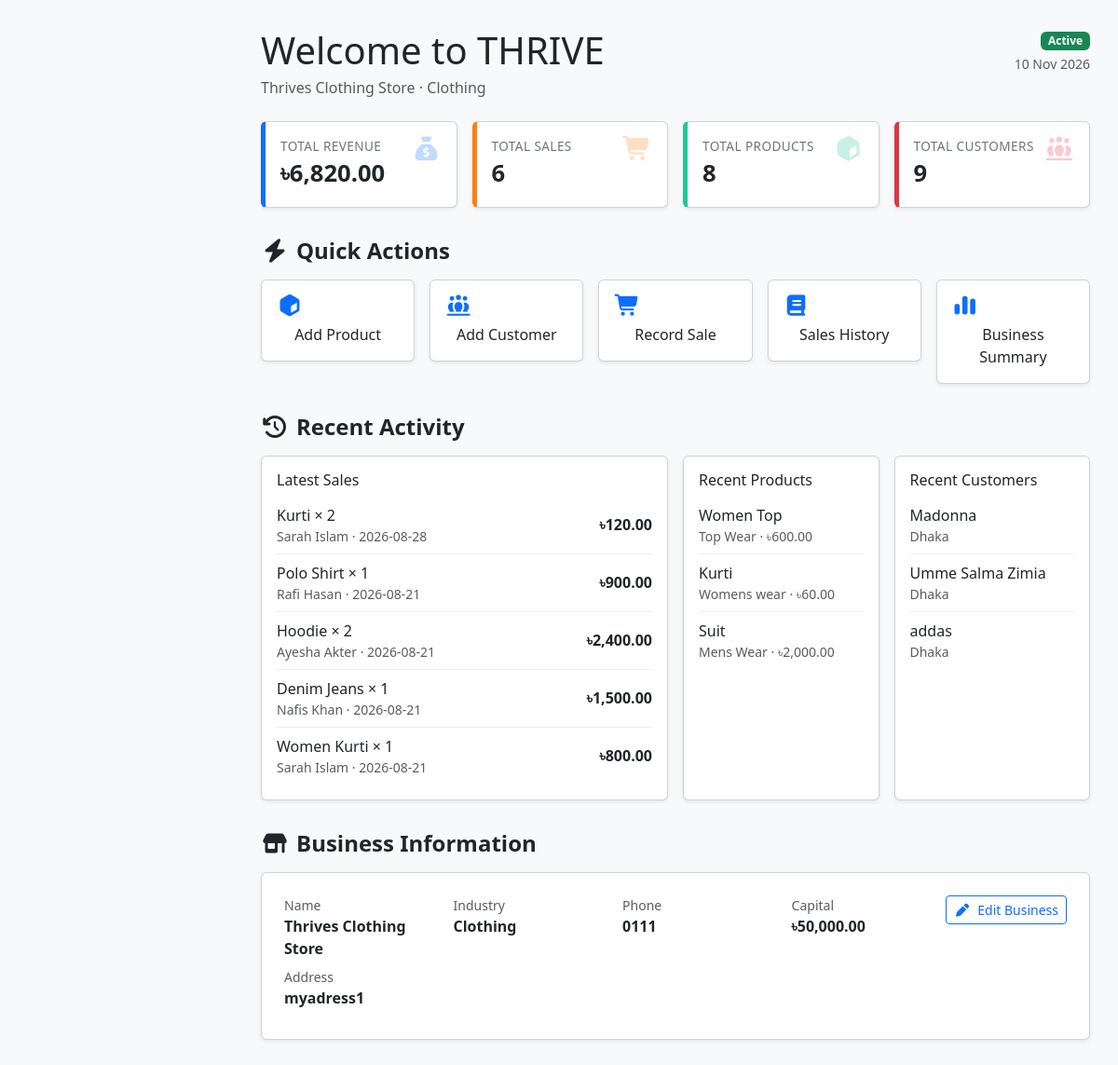
The page /home.php (signed in) on the database its author committed.
### tables this page shows
CREATE TABLE `business` (
  `id` int(11) NOT NULL,
  `user_id` int(11) DEFAULT NULL,
  `business_name` varchar(100) DEFAULT NULL,
  `industry` varchar(100) DEFAULT NULL,
  `capital` decimal(12,2) DEFAULT NULL,
  `phone` varchar(30) DEFAULT NULL,
  `address` text DEFAULT NULL
);

CREATE TABLE `sale` (
  `id` int(11) NOT NULL,
  `business_id` int(11) DEFAULT NULL,
  `customer_id` int(11) DEFAULT NULL,
  `product_id` int(11) DEFAULT NULL,
  `quantity` int(11) DEFAULT NULL,
  `total_amount` decimal(10,2) DEFAULT NULL,
  `sale_date` date DEFAULT NULL
);

CREATE TABLE `product` (
  `id` int(11) NOT NULL,
  `business_id` int(11) DEFAULT NULL,
  `product_name` varchar(100) DEFAULT NULL,
  `category` varchar(100) DEFAULT NULL,
  `cost_price` decimal(10,2) DEFAULT NULL,
  `selling_price` decimal(10,2) DEFAULT NULL,
  `stock_quantity` int(11) DEFAULT NULL
);

CREATE TABLE `customer` (
  `id` int(11) NOT NULL,
  `business_id` int(11) DEFAULT NULL,
  `customer_name` varchar(100) DEFAULT NULL,
  `gender` varchar(20) DEFAULT NULL,
  `age` int(11) DEFAULT NULL,
  `phone` varchar(20) DEFAULT NULL,
  `division` varchar(100) DEFAULT NULL
);

### home.php (the view, shortened to what this page needs)
<?php
$connect = mysqli_connect(
    'localhost',
    'root',
    '',
    'thrive'
);
$user_id = $_SESSION['user_id'];
$business_stmt = mysqli_prepare($connect, "SELECT * FROM business WHERE user_id = ?");
mysqli_stmt_bind_param($business_stmt, "i", $user_id);
mysqli_stmt_execute($business_stmt);
$business = mysqli_fetch_assoc(mysqli_stmt_get_result($business_stmt));
$business_id = $business['id'];
$business_name = $business['business_name'];
$industry = $business['industry'];
$capital = $business['capital'];
$phone = $business['phone'];
$address = $business['address'];
$totalCustomers_stmt = mysqli_prepare($connect, "SELECT COUNT(*) AS total FROM customer WHERE business_id = ?");
mysqli_stmt_bind_param($totalCustomers_stmt, "i", $business_id);
mysqli_stmt_execute($totalCustomers_stmt);
$totalCustomers = (int) mysqli_fetch_assoc(mysqli_stmt_get_result($totalCustomers_stmt))['total'];
$totalProducts_stmt = mysqli_prepare($connect, "SELECT COUNT(*) AS total FROM product WHERE business_id = ?");
mysqli_stmt_bind_param($totalProducts_stmt, "i", $business_id);
mysqli_stmt_execute($totalProducts_stmt);
$totalProducts = (int) mysqli_fetch_assoc(mysqli_stmt_get_result($totalProducts_stmt))['total'];
$totalSales_stmt = mysqli_prepare($connect, "SELECT COUNT(*) AS total FROM sale WHERE business_id = ?");
mysqli_stmt_bind_param($totalSales_stmt, "i", $business_id);
mysqli_stmt_execute($totalSales_stmt);
$totalSales = (int) mysqli_fetch_assoc(mysqli_stmt_get_result($totalSales_stmt))['total'];
$revenue_stmt = mysqli_prepare($connect, "SELECT COALESCE(SUM(total_amount), 0) AS revenue FROM sale WHERE business_id = ?");
mysqli_stmt_bind_param($revenue_stmt, "i", $business_id);
mysqli_stmt_execute($revenue_stmt);
$revenue = (float) mysqli_fetch_assoc(mysqli_stmt_get_result($revenue_stmt))['revenue'];
$recent_sales_stmt = mysqli_prepare(
    $connect,
    "SELECT sale.sale_date, sale.total_amount, sale.quantity,
            customer.customer_name, product.product_name
     FROM sale
     JOIN customer ON sale.customer_id = customer.id AND customer.business_id = sale.business_id
     JOIN product ON sale.product_id = product.id AND product.business_id = sale.business_id
     WHERE sale.business_id = ?
     ORDER BY sale.id DESC
     LIMIT 5"
);
mysqli_stmt_bind_param($recent_sales_stmt, "i", $business_id);
mysqli_stmt_execute($recent_sales_stmt);
$recent_sales_result = mysqli_stmt_get_result($recent_sales_stmt);
$recentSales = [];
while ($row = mysqli_fetch_assoc($recent_sales_result)) {
    $recentSales[] = $row;
}
$recent_products_stmt = mysqli_prepare(
    $connect,
    "SELECT product_name, category, selling_price
     FROM product
     WHERE business_id = ?
     ORDER BY id DESC
     LIMIT 3"
);
mysqli_stmt_bind_param($recent_products_stmt, "i", $business_id);
mysqli_stmt_execute($recent_products_stmt);
$recent_products_result = mysqli_stmt_get_result($recent_products_stmt);
$recentProducts = [];
while ($row = mysqli_fetch_assoc($recent_products_result)) {
    $recentProducts[] = $row;
}
$recent_customers_stmt = mysqli_prepare(
    $connect,
    "SELECT customer_name, division
     FROM customer
     WHERE business_id = ?
     ORDER BY id DESC
     LIMIT 3"
);
mysqli_stmt_bind_param($recent_customers_stmt, "i", $business_id);
mysqli_stmt_execute($recent_customers_stmt);
$recent_customers_result = mysqli_stmt_get_result($recent_customers_stmt);
$recentCustomers = [];
while ($row = mysqli_fetch_assoc($recent_customers_result)) {
    $recentCustomers[] = $row;
}
?>
<!doctype html>
<html lang="en">
<head>
    <link rel="stylesheet" href="css/home.css">
    <link rel="stylesheet" href="https://cdnjs.cloudflare.com/ajax/libs/font-awesome/7.0.1/css/all.min.css" />
    <link rel="stylesheet"
        href="https://cdn.jsdelivr.net/npm/bootstrap@5.3.8/dist/css/bootstrap.min.css">
</head>
<body class="bg-light">
    <div class="main-content">
        <div class="d-flex justify-content-between align-items-start flex-wrap gap-2">
            <div>
                <h1 class="mb-1">Welcome to THRIVE</h1>
                <p class="text-muted mb-0">
                    <?php echo htmlspecialchars($business_name); ?>
                    &middot;
                    <?php echo htmlspecialchars($industry); ?>
                </p>
            </div>
            <div class="text-end">
                <span class="badge <?php echo $totalSales > 0 ? 'bg-success' : 'bg-secondary'; ?> mb-1">
                    <?php echo $totalSales > 0 ? 'Active' : 'Getting Started'; ?>
                </span>
                <p class="text-muted small mb-0"><?php echo date("d M Y"); ?></p>
            </div>
        </div>
        <div class="row g-3 mt-2">
            <div class="col-6 col-md-3">
                <div class="card kpi-card shadow-sm p-3 h-100">
                    <div class="d-flex justify-content-between align-items-start">
                        <div>
                            <div class="kpi-label">Total Revenue</div>
                            <div class="kpi-value">৳<?php echo number_format($revenue, 2); ?></div>
                        </div>
                        <i class="fa-solid fa-sack-dollar kpi-icon text-primary"></i>
                    </div>
                </div>
            </div>
            <div class="col-6 col-md-3">
                <div class="card kpi-card shadow-sm p-3 h-100" style="border-left-color:#fd7e14;">
                    <div class="d-flex justify-content-between align-items-start">
                        <div>
                            <div class="kpi-label">Total Sales</div>
                            <div class="kpi-value"><?php echo $totalSales; ?></div>
                        </div>
                        <i class="fa-solid fa-cart-shopping kpi-icon" style="color:#fd7e14;"></i>
                    </div>
                </div>
            </div>
            <div class="col-6 col-md-3">
                <div class="card kpi-card shadow-sm p-3 h-100" style="border-left-color:#20c997;">
                    <div class="d-flex justify-content-between align-items-start">
                        <div>
                            <div class="kpi-label">Total Products</div>
                            <div class="kpi-value"><?php echo $totalProducts; ?></div>
                        </div>
                        <i class="fa-solid fa-cube kpi-icon" style="color:#20c997;"></i>
                    </div>
                </div>
            </div>
            <div class="col-6 col-md-3">
                <div class="card kpi-card shadow-sm p-3 h-100" style="border-left-color:#dc3545;">
                    <div class="d-flex justify-content-between align-items-start">
                        <div>
                            <div class="kpi-label">Total Customers</div>
                            <div class="kpi-value"><?php echo $totalCustomers; ?></div>
                        </div>
                        <i class="fa-solid fa-people-line kpi-icon" style="color:#dc3545;"></i>
                    </div>
                </div>
            </div>
        </div>
        <h4 class="section-title"><i class="fa-solid fa-bolt me-2"></i>Quick Actions</h4>
        <div class="row g-3">
            <div class="col-6 col-md-4 col-lg">
                <a href="product_add.php" class="quick-action">
                    <div class="card shadow-sm p-3 text-center h-100">
                        <i class="fa-solid fa-cube text-primary mb-2"></i>
                        <div>Add Product</div>
                    </div>
                </a>
            </div>
            <div class="col-6 col-md-4 col-lg">
                <a href="customer_add.php" class="quick-action">
                    <div class="card shadow-sm p-3 text-center h-100">
                        <i class="fa-solid fa-people-line text-primary mb-2"></i>
                        <div>Add Customer</div>
                    </div>
                </a>
            </div>
            <div class="col-6 col-md-4 col-lg">
                <a href="sale_add.php" class="quick-action">
                    <div class="card shadow-sm p-3 text-center h-100">
                        <i class="fa-solid fa-cart-shopping text-primary mb-2"></i>
                        <div>Record Sale</div>
                    </div>
                </a>
            </div>
            <div class="col-6 col-md-4 col-lg">
                <a href="sales_history.php" class="quick-action">
                    <div class="card shadow-sm p-3 text-center h-100">
                        <i class="fa-solid fa-book text-primary mb-2"></i>
                        <div>Sales History</div>
                    </div>
                </a>
            </div>
            <div class="col-6 col-md-4 col-lg">
                <a href="summary.php" class="quick-action">
                    <div class="card shadow-sm p-3 text-center h-100">
                        <i class="fa-solid fa-chart-simple text-primary mb-2"></i>
                        <div>Business Summary</div>
                    </div>
                </a>
            </div>
        </div>
        <h4 class="section-title"><i class="fa-solid fa-clock-rotate-left me-2"></i>Recent Activity</h4>
        <div class="row g-3">
            <div class="col-lg-6">
                <div class="card shadow-sm p-3 h-100">
                    <h6 class="mb-2">Latest Sales</h6>
                    <?php if (!empty($recentSales)) { ?>
                        <?php foreach ($recentSales as $s) { ?>
                            <div class="activity-item py-2 d-flex justify-content-between align-items-center">
                                <div>
                                    <div><?php echo htmlspecialchars($s['product_name']); ?> &times; <?php echo (int) $s['quantity']; ?></div>
                                    <div class="text-muted small">
                                        <?php echo htmlspecialchars($s['customer_name']); ?>
                                        &middot;
                                        <?php echo $s['sale_date']; ?>
                                    </div>
                                </div>
                                <div class="fw-bold">৳<?php echo number_format($s['total_amount'], 2); ?></div>
                            </div>
                        <?php } ?>
                    <?php } else { ?>
                        <div class="empty-state">No sales recorded yet.</div>
                    <?php } ?>
                </div>
            </div>
            <div class="col-lg-3">
                <div class="card shadow-sm p-3 h-100">
                    <h6 class="mb-2">Recent Products</h6>
                    <?php if (!empty($recentProducts)) { ?>
                        <?php foreach ($recentProducts as $p) { ?>
                            <div class="activity-item py-2">
                                <div><?php echo htmlspecialchars($p['product_name']); ?></div>
                                <div class="text-muted small">
                                    <?php echo htmlspecialchars($p['category']); ?>
                                    &middot;
                                    ৳<?php echo number_format($p['selling_price'], 2); ?>
                                </div>
                            </div>
                        <?php } ?>
                    <?php } else { ?>
                        <div class="empty-state">No products yet.</div>
                    <?php } ?>
                </div>
            </div>
            <div class="col-lg-3">
                <div class="card shadow-sm p-3 h-100">
                    <h6 class="mb-2">Recent Customers</h6>
                    <?php if (!empty($recentCustomers)) { ?>
                        <?php foreach ($recentCustomers as $c) { ?>
                            <div class="activity-item py-2">
                                <div><?php echo htmlspecialchars($c['customer_name']); ?></div>
                                <div class="text-muted small"><?php echo htmlspecialchars($c['division']); ?></div>
                            </div>
                        <?php } ?>
                    <?php } else { ?>
                        <div class="empty-state">No customers yet.</div>
                    <?php } ?>
                </div>
            </div>
        </div>
        <h4 class="section-title"><i class="fa-solid fa-shop me-2"></i>Business Information</h4>
        <div class="card shadow-sm p-4 mb-4">
            <div class="d-flex justify-content-between align-items-start flex-wrap gap-2">
                <div class="row flex-grow-1">
                    <div class="col-sm-6 col-lg-3 mb-2">
                        <div class="text-muted small">Name</div>
                        <div class="fw-semibold"><?php echo htmlspecialchars($business_name); ?></div>
                    </div>
                    <div class="col-sm-6 col-lg-3 mb-2">
                        <div class="text-muted small">Industry</div>
                        <div class="fw-semibold"><?php echo htmlspecialchars($industry); ?></div>
                    </div>
                    <div class="col-sm-6 col-lg-3 mb-2">
                        <div class="text-muted small">Phone</div>
                        <div class="fw-semibold"><?php echo htmlspecialchars($phone); ?></div>
                    </div>
                    <div class="col-sm-6 col-lg-3 mb-2">
                        <div class="text-muted small">Capital</div>
                        <div class="fw-semibold">৳<?php echo number_format($capital, 2); ?></div>
                    </div>
                    <div class="col-12 mb-2">
                        <div class="text-muted small">Address</div>
                        <div class="fw-semibold"><?php echo htmlspecialchars($address); ?></div>
                    </div>
                </div>
                <a href="business_edit.php" class="btn btn-outline-primary btn-sm">
                    <i class="fa-solid fa-pen me-1"></i> Edit Business
                </a>
            </div>
        </div>
    </div>
</body>
</html>

### css/home.css (style rules this page uses)
body { margin:0; background:#f5f7fa; }
.main-content { margin-left:250px; padding:30px; }
.card { border:none; border-radius:15px; }

### home.php (style rules this page uses)
.kpi-card { border-left: 5px solid #0d6efd; }
.kpi-card .kpi-value { font-size: 1.6rem; font-weight: 700; }
.kpi-card .kpi-label { color: #6c757d; font-size: 0.85rem; text-transform: uppercase; letter-spacing: .03em; }
.kpi-card .kpi-icon { font-size: 1.6rem; opacity: .25; }
.quick-action { text-decoration: none; color: inherit; display: block; }
.quick-action .card { transition: transform .15s ease, box-shadow .15s ease; }
.quick-action i { font-size: 1.4rem; }
.section-title { font-weight: 700; margin: 2rem 0 1rem; }
.activity-item:not(:last-child) { border-bottom: 1px solid #eee; }

### rows shown on the page
business: business_name "Thrives Clothing Store", industry "Clothing", phone "0111", capital "50,000.00", address "myadress1"
sale: product.product_name "Kurti", quantity "2", customer.customer_name "Sarah Islam", sale_date "2026-08-28", total_amount "120.00"
sale: product.product_name "Polo Shirt", quantity "1", customer.customer_name "Rafi Hasan", sale_date "2026-08-21", total_amount "900.00"
sale: product.product_name "Hoodie", quantity "2", customer.customer_name "Ayesha Akter", sale_date "2026-08-21", total_amount "2,400.00"
sale: product.product_name "Denim Jeans", quantity "1", customer.customer_name "Nafis Khan", sale_date "2026-08-21", total_amount "1,500.00"
sale: product.product_name "Women Kurti", quantity "1", customer.customer_name "Sarah Islam", sale_date "2026-08-21", total_amount "800.00"
product: product_name "Women Top", category "Top Wear", selling_price "600.00"
product: product_name "Kurti", category "Womens wear", selling_price "60.00"
product: product_name "Suit", category "Mens Wear", selling_price "2,000.00"

### other values the page prints
$revenue "6,820.00"
$totalSales "6"
$totalProducts "8"
$totalCustomers "9"
$c['customer_name'] "Madonna"
$c['division'] "Dhaka"
$c['customer_name'] "Umme Salma Zimia"
$c['customer_name'] "addas"
